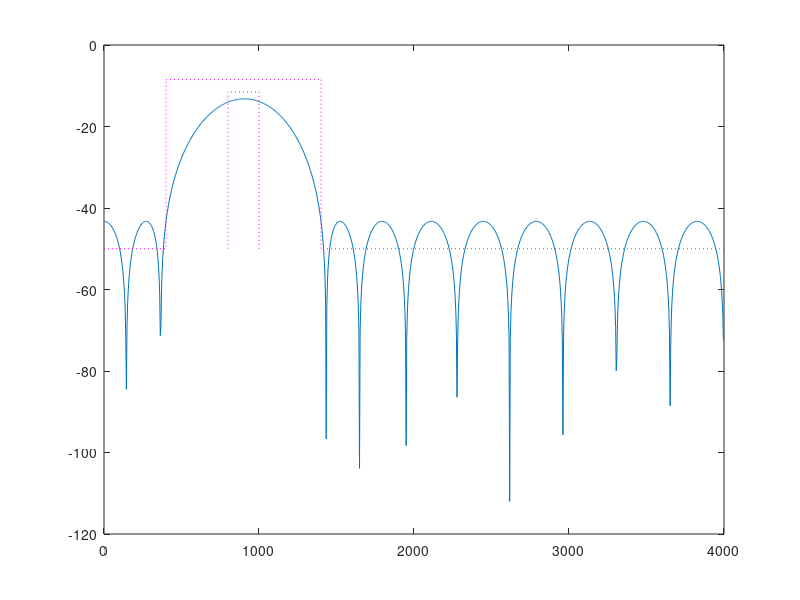

MATLAB code for this plot:
close all; clear all; clc;
% Projetar o filtro passa faixa : Parks-McClellan

fa = 8000;

Ap = 3;          
Ar = 40;
Go=-10;
       
fp = [800 1000];
fr = [400 1400];

f = [fr(1) fp(1) fp(2) fr(2)];    
a = [0 1 0];        
%Apa = Ap-2; Ara = Ar+1; %n=29
Apa = Ap; Ara = Ar; % n=22
dev = [10^(-Ara/20) (10^(Apa/20)-1)/(10^(Apa/20)+1)  10^(-Ara/20)]; 
[n,fo,ao,w] = firpmord(f,a,dev,fa);
b = firpm(n,fo,ao,w);
b=b*10^(Go/20)
[h,w] = freqz(b,1,1024,fa);
plot(w, 20*log10(abs(h))); hold on;
plot([fp(1) fp(1) fp(2) fp(2)], [-Ar -Ap/2 -Ap/2 -Ar]+Go,':m')
plot([0 fr(1) fr(1) fr(2) fr(2) fa/2], [-Ar -Ar Ap/2 Ap/2 -Ar -Ar]+Go,':m');
